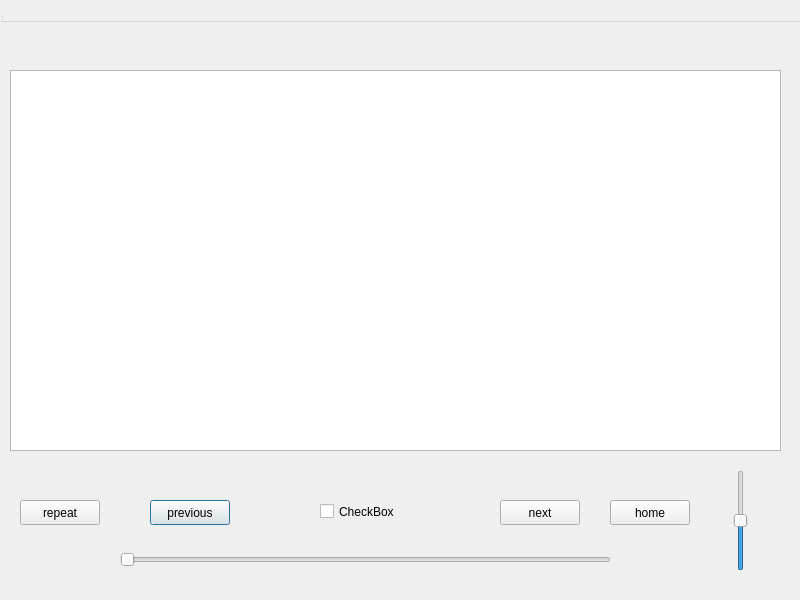
<?xml version="1.0" encoding="UTF-8"?>
<ui version="4.0">
 <class>Mp3</class>
 <widget class="QDialog" name="Mp3">
  <property name="geometry">
   <rect>
    <x>0</x>
    <y>0</y>
    <width>800</width>
    <height>600</height>
   </rect>
  </property>
  <property name="windowTitle">
   <string>Dialog</string>
  </property>
  <widget class="QWidget" name="centralwidget" native="true">
   <property name="geometry">
    <rect>
     <x>-10</x>
     <y>20</y>
     <width>801</width>
     <height>561</height>
    </rect>
   </property>
   <widget class="QListWidget" name="listWidget">
    <property name="geometry">
     <rect>
      <x>20</x>
      <y>50</y>
      <width>771</width>
      <height>381</height>
     </rect>
    </property>
   </widget>
   <widget class="QPushButton" name="previous_button">
    <property name="geometry">
     <rect>
      <x>160</x>
      <y>480</y>
      <width>80</width>
      <height>25</height>
     </rect>
    </property>
    <property name="text">
     <string>previous</string>
    </property>
   </widget>
   <widget class="QPushButton" name="next_button">
    <property name="geometry">
     <rect>
      <x>510</x>
      <y>480</y>
      <width>80</width>
      <height>25</height>
     </rect>
    </property>
    <property name="text">
     <string>next</string>
    </property>
   </widget>
   <widget class="QSlider" name="horizontalSlider">
    <property name="geometry">
     <rect>
      <x>130</x>
      <y>530</y>
      <width>491</width>
      <height>20</height>
     </rect>
    </property>
    <property name="orientation">
     <enum>Qt::Horizontal</enum>
    </property>
   </widget>
   <widget class="QSlider" name="verticalSlider">
    <property name="geometry">
     <rect>
      <x>740</x>
      <y>450</y>
      <width>21</width>
      <height>101</height>
     </rect>
    </property>
    <property name="minimum">
     <number>1</number>
    </property>
    <property name="pageStep">
     <number>1</number>
    </property>
    <property name="value">
     <number>50</number>
    </property>
    <property name="sliderPosition">
     <number>50</number>
    </property>
    <property name="orientation">
     <enum>Qt::Vertical</enum>
    </property>
   </widget>
   <widget class="QCheckBox" name="start_stop_button">
    <property name="geometry">
     <rect>
      <x>330</x>
      <y>480</y>
      <width>82</width>
      <height>23</height>
     </rect>
    </property>
    <property name="text">
     <string>CheckBox</string>
    </property>
   </widget>
   <widget class="QPushButton" name="repeat_button">
    <property name="geometry">
     <rect>
      <x>30</x>
      <y>480</y>
      <width>80</width>
      <height>25</height>
     </rect>
    </property>
    <property name="text">
     <string>repeat</string>
    </property>
   </widget>
   <widget class="QPushButton" name="home_button">
    <property name="geometry">
     <rect>
      <x>620</x>
      <y>480</y>
      <width>80</width>
      <height>25</height>
     </rect>
    </property>
    <property name="text">
     <string>home</string>
    </property>
   </widget>
   <widget class="QLabel" name="label">
    <property name="geometry">
     <rect>
      <x>180</x>
      <y>20</y>
      <width>431</width>
      <height>20</height>
     </rect>
    </property>
    <property name="text">
     <string/>
    </property>
   </widget>
  </widget>
  <widget class="QMenuBar" name="menubar">
   <property name="geometry">
    <rect>
     <x>0</x>
     <y>0</y>
     <width>800</width>
     <height>22</height>
    </rect>
   </property>
  </widget>
  <widget class="QStatusBar" name="statusbar">
   <property name="geometry">
    <rect>
     <x>0</x>
     <y>0</y>
     <width>3</width>
     <height>22</height>
    </rect>
   </property>
  </widget>
 </widget>
 <resources/>
 <connections/>
</ui>
